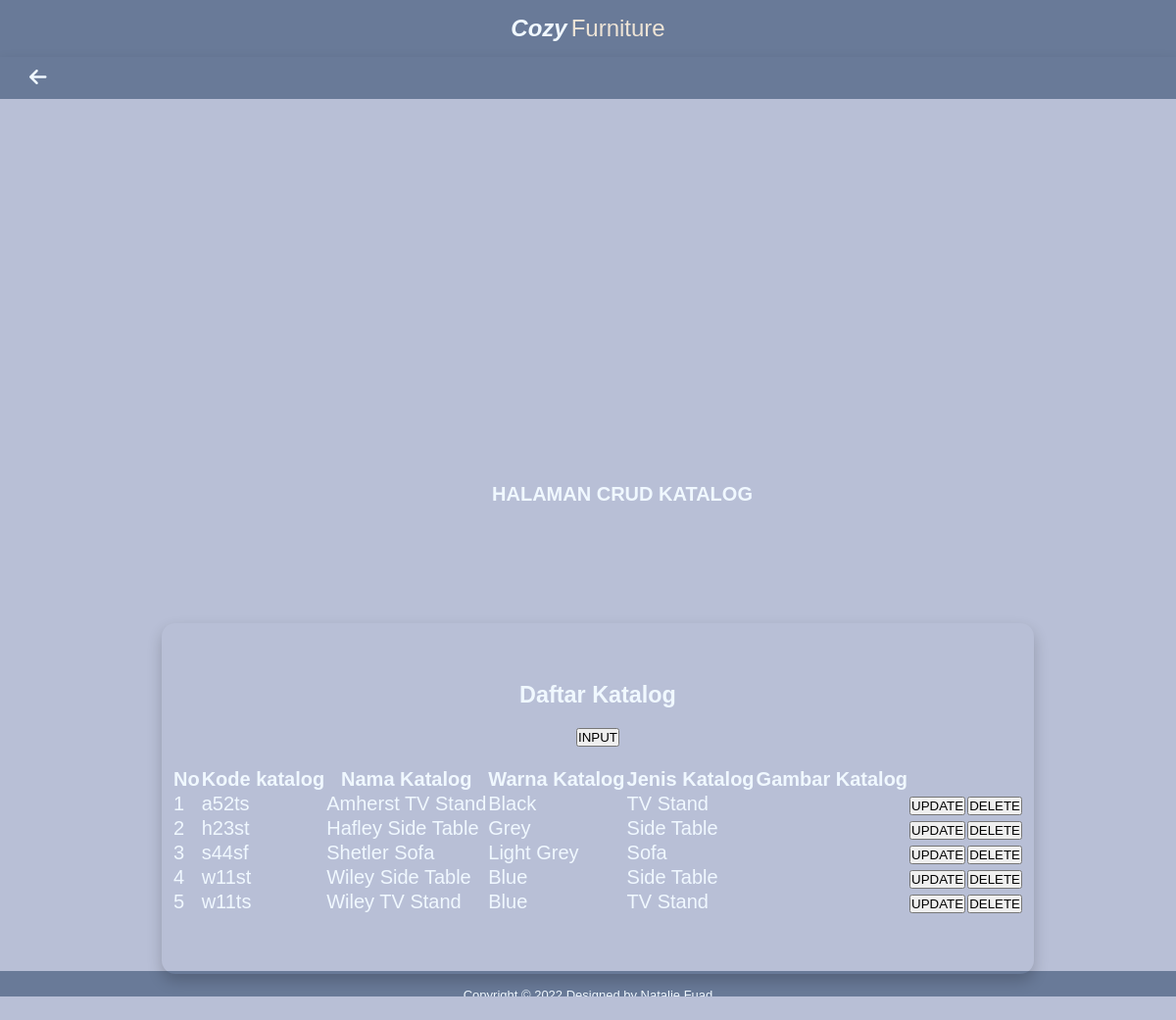
Page /katalog.php on the committed database.
### tables this page shows
CREATE TABLE `katalog` (
  `kode_katalog` varchar(5) NOT NULL,
  `nama_katalog` varchar(30) NOT NULL,
  `jenis_katalog` varchar(30) NOT NULL,
  `warna_katalog` varchar(15) NOT NULL,
  `foto_katalog` varchar(25) NOT NULL,
  `tanggal_upload` date NOT NULL
);

### katalog.php (the view, shortened to what this page needs)
<!DOCTYPE html>
<html lang="en">
<head>
    <link rel="stylesheet" href="fontawesome/fontawesome-free-6.2.0-web/css/all.css">
    <link rel="stylesheet" href="katalog.css">
</head>
<body>
    <div class="header-brand">
        <div class="first_name">cozy</div>
        <div class="last_name">furniture</div>
    </div>
    <div class="navigation">
        <li><a href="admin_page.php" title="Back"><i class="fa-solid fa-arrow-left"></i></a></li>
    </div>
    <div class="container">
            <div class="crud">
                <li class="text">halaman CRUD katalog</li>
            </div>
            <div class="content-box">
                <h3>daftar katalog</h3>
                <a href="input_katalog.php" title="Input" class="input-btn"><button>INPUT</button></a>
                <table>
                    <tr>
                        <th scope="col"> No </th>
                        <th scope="col"> Kode katalog </th>
                        <th scope="col"> Nama Katalog </th>
                        <th scope="col"> Warna Katalog </th>
                        <th scope="col"> Jenis Katalog </th>
                        <th scope="col"> Gambar Katalog </th>
                    </tr>
                    <?php
                        require 'config.php';
                        $result = $db->query("SELECT * FROM katalog");
                        $i = 1;
                        while($row = mysqli_fetch_array($result)){
                    ?>
                    <tr>
                        <td scope="row"><?=$i?></td>
                        <td scope="row"><?=$row['kode_katalog']?></td>
                        <td scope="row"><?=$row['nama_katalog']?></td>
                        <td scope="row"><?=$row['warna_katalog']?></td>
                        <td scope="row"><?=$row['jenis_katalog']?></td>
                        <td><img src="gambar_katalog/<?=$row['foto_katalog']?>" alt="" width="100px"></td>
                        <td scope="row"><a href="update_katalog.php?kode_katalog=<?=$row['kode_katalog']?>"><button type="button">UPDATE</button></a></td>
                        <td scope="row"><a href="hapus_katalog.php?kode_katalog=<?=$row['kode_katalog']?>"><button type="button">DELETE</button></a></td>
                    </tr>
                        <?php
                            $i++;}
                        ?>
                </table>
            </div>
    </div>
    <div class="footer-c">
        Copyright &copy; 2022 Designed by Natalie Fuad
    </div>
</body>
</html>

### katalog.css (style rules this page uses)
* { margin: 0; padding: 0; list-style: none; text-decoration: none; font-family:'Trebuchet MS', 'Lucida Sans Unicode', 'Lucida Grande', 'Lucida Sans', Arial, sans-serif; }
.header-brand { display: flex; justify-content: center; align-items: center; cursor: pointer; border: none; font-size: 1.5em; padding: 15px; text-transform: capitalize; background-color: #697A98; box-shadow: 0 7px 15px 0 rgba(0, 0, 0, 0.2); }
.first_name { font-weight: 550; font-style: italic; text-transform: capitalize; color: aliceblue; }
.last_name { color:rgb(238, 228, 214); font-weight: 510; padding-left: 4px; }
.navigation { padding-top: 10px; padding-bottom: 10px; display: flex; width: auto; padding-left: 30px; align-items: center; font-size: 20px; list-style: none; text-decoration: none; color:#19335A; background-color: #697A98; box-shadow: 0 7px 15px 0 rgba(0, 0, 0, 0.2); }
.navigation li a { color: aliceblue; }
.container { display: flex; flex-direction: column; align-content: center; justify-content: center; width: 100%; height: 100vh; background-color: #B8BFD6; }
.crud { display: flex; justify-content: center; text-align: center; text-transform: capitalize; margin: 374px 10px 10px 10px; padding: 30px; font-weight: bold; }
.text { align-items: center; padding: 60px 10px 30px 10px; font-size: 20px; color: #ffffff; }
.text { display: flex; align-items: center; padding-left: 60px; text-transform: uppercase; font-size: 20px; color: aliceblue; }
.content-box { display: flex; align-items: center; justify-content: center; flex-direction: column; align-content: center; margin: 50px 100px 100px 100px; padding: 60px 10px; color: aliceblue; grid-template-rows: repeat(2, 1fr); border-radius: 14px; background-color: linear-gradient(90deg, rgba(255, 255, 255, 0.2) 0%, rgba(255, 255, 255, 0.2)50%);; box-shadow: 0 7px 15px 0 rgba(0, 0, 0, 0.2); }
.content-box h3 { display: flex; align-items: center; padding-bottom: 20px; color: aliceblue; text-transform: capitalize; }
.input-btn { display: flex; align-items: flex-start; padding-bottom: 20px; }
.container { align-content: center; align-items: center; padding: 60px 10px 30px 10px; font-size: 20px; color: #ffffff; }
.footer-c { margin: 0; padding: 0; text-align: center; font-family: 'Franklin Gothic Light', 'Arial Narrow', Arial, sans-serif; background-color: #697A98; color:aliceblue; font-size: small; line-height: 50px; }

### rows in the picture
katalog: kode_katalog "a52ts", nama_katalog "Amherst TV Stand", warna_katalog "Black", jenis_katalog "TV Stand"
katalog: kode_katalog "h23st", nama_katalog "Hafley Side Table", warna_katalog "Grey", jenis_katalog "Side Table"
katalog: kode_katalog "s44sf", nama_katalog "Shetler Sofa", warna_katalog "Light Grey", jenis_katalog "Sofa"
katalog: kode_katalog "w11st", nama_katalog "Wiley Side Table", warna_katalog "Blue", jenis_katalog "Side Table"
katalog: kode_katalog "w11ts", nama_katalog "Wiley TV Stand", warna_katalog "Blue", jenis_katalog "TV Stand"
